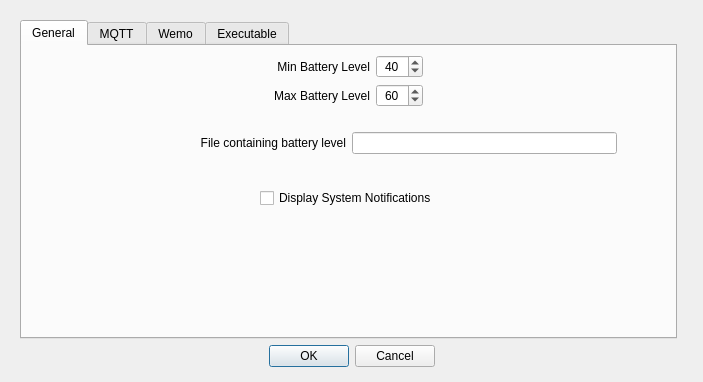
<?xml version="1.0" encoding="UTF-8"?>
<ui version="4.0">
 <class>Preferences</class>
 <widget class="QDialog" name="Preferences">
  <property name="geometry">
   <rect>
    <x>0</x>
    <y>0</y>
    <width>703</width>
    <height>382</height>
   </rect>
  </property>
  <property name="windowTitle">
   <string>BatteryWatch Preferences</string>
  </property>
  <layout class="QGridLayout" name="gridLayout">
   <property name="leftMargin">
    <number>20</number>
   </property>
   <property name="topMargin">
    <number>20</number>
   </property>
   <property name="rightMargin">
    <number>20</number>
   </property>
   <property name="bottomMargin">
    <number>15</number>
   </property>
   <item row="2" column="0" colspan="2">
    <widget class="QDialogButtonBox" name="buttonBox">
     <property name="orientation">
      <enum>Qt::Horizontal</enum>
     </property>
     <property name="standardButtons">
      <set>QDialogButtonBox::Cancel|QDialogButtonBox::Ok</set>
     </property>
     <property name="centerButtons">
      <bool>true</bool>
     </property>
    </widget>
   </item>
   <item row="0" column="0">
    <widget class="QTabWidget" name="tabWidget">
     <property name="currentIndex">
      <number>0</number>
     </property>
     <widget class="QWidget" name="tabGeneral">
      <attribute name="title">
       <string>General</string>
      </attribute>
      <layout class="QGridLayout" name="gridLayout_3">
       <item row="0" column="2">
        <widget class="QSpinBox" name="efBatLvlMin">
         <property name="alignment">
          <set>Qt::AlignCenter</set>
         </property>
         <property name="maximum">
          <number>100</number>
         </property>
         <property name="value">
          <number>40</number>
         </property>
        </widget>
       </item>
       <item row="1" column="2">
        <widget class="QSpinBox" name="efBatLvlMax">
         <property name="alignment">
          <set>Qt::AlignCenter</set>
         </property>
         <property name="maximum">
          <number>100</number>
         </property>
         <property name="value">
          <number>60</number>
         </property>
        </widget>
       </item>
       <item row="7" column="1">
        <spacer name="verticalSpacer">
         <property name="orientation">
          <enum>Qt::Vertical</enum>
         </property>
         <property name="sizeHint" stdset="0">
          <size>
           <width>20</width>
           <height>40</height>
          </size>
         </property>
        </spacer>
       </item>
       <item row="0" column="0">
        <spacer name="horizontalSpacer_2">
         <property name="orientation">
          <enum>Qt::Horizontal</enum>
         </property>
         <property name="sizeHint" stdset="0">
          <size>
           <width>217</width>
           <height>20</height>
          </size>
         </property>
        </spacer>
       </item>
       <item row="0" column="3">
        <spacer name="horizontalSpacer_3">
         <property name="orientation">
          <enum>Qt::Horizontal</enum>
         </property>
         <property name="sizeHint" stdset="0">
          <size>
           <width>216</width>
           <height>20</height>
          </size>
         </property>
        </spacer>
       </item>
       <item row="0" column="1">
        <widget class="QLabel" name="lblBatLvlMin">
         <property name="text">
          <string>Min Battery Level</string>
         </property>
         <property name="alignment">
          <set>Qt::AlignRight|Qt::AlignTrailing|Qt::AlignVCenter</set>
         </property>
        </widget>
       </item>
       <item row="1" column="1">
        <widget class="QLabel" name="lblBatLvlMax">
         <property name="text">
          <string>Max Battery Level</string>
         </property>
         <property name="alignment">
          <set>Qt::AlignRight|Qt::AlignTrailing|Qt::AlignVCenter</set>
         </property>
        </widget>
       </item>
       <item row="6" column="0" colspan="4">
        <widget class="QWidget" name="frameDisplayNotifications" native="true">
         <layout class="QHBoxLayout" name="horizontalLayout">
          <item>
           <spacer name="horizontalSpacer_9">
            <property name="orientation">
             <enum>Qt::Horizontal</enum>
            </property>
            <property name="sizeHint" stdset="0">
             <size>
              <width>40</width>
              <height>20</height>
             </size>
            </property>
           </spacer>
          </item>
          <item>
           <widget class="QCheckBox" name="cbIsDisplaySystemNotifications">
            <property name="text">
             <string>Display System Notifications</string>
            </property>
           </widget>
          </item>
          <item>
           <spacer name="horizontalSpacer_10">
            <property name="orientation">
             <enum>Qt::Horizontal</enum>
            </property>
            <property name="sizeHint" stdset="0">
             <size>
              <width>40</width>
              <height>20</height>
             </size>
            </property>
           </spacer>
          </item>
         </layout>
        </widget>
       </item>
       <item row="3" column="0" colspan="4">
        <widget class="QWidget" name="frameLinuxCmdBatteryLevel" native="true">
         <property name="minimumSize">
          <size>
           <width>0</width>
           <height>35</height>
          </size>
         </property>
         <layout class="QHBoxLayout" name="horizontalLayout_2" stretch="0,2,2,0">
          <item>
           <spacer name="horizontalSpacer_11">
            <property name="orientation">
             <enum>Qt::Horizontal</enum>
            </property>
            <property name="sizeHint" stdset="0">
             <size>
              <width>40</width>
              <height>20</height>
             </size>
            </property>
           </spacer>
          </item>
          <item>
           <widget class="QLabel" name="lblLinuxFileReturnsBatLevel">
            <property name="text">
             <string>File containing battery level</string>
            </property>
            <property name="alignment">
             <set>Qt::AlignRight|Qt::AlignTrailing|Qt::AlignVCenter</set>
            </property>
           </widget>
          </item>
          <item>
           <widget class="QLineEdit" name="efLinuxFileBatteryLevel"/>
          </item>
          <item>
           <spacer name="horizontalSpacer_12">
            <property name="orientation">
             <enum>Qt::Horizontal</enum>
            </property>
            <property name="sizeHint" stdset="0">
             <size>
              <width>40</width>
              <height>20</height>
             </size>
            </property>
           </spacer>
          </item>
         </layout>
        </widget>
       </item>
       <item row="5" column="0" colspan="4">
        <spacer name="verticalSpacer_7">
         <property name="orientation">
          <enum>Qt::Vertical</enum>
         </property>
         <property name="sizeType">
          <enum>QSizePolicy::Preferred</enum>
         </property>
         <property name="sizeHint" stdset="0">
          <size>
           <width>20</width>
           <height>10</height>
          </size>
         </property>
        </spacer>
       </item>
       <item row="2" column="0" colspan="4">
        <spacer name="verticalSpacer_2">
         <property name="orientation">
          <enum>Qt::Vertical</enum>
         </property>
         <property name="sizeType">
          <enum>QSizePolicy::Preferred</enum>
         </property>
         <property name="sizeHint" stdset="0">
          <size>
           <width>20</width>
           <height>10</height>
          </size>
         </property>
        </spacer>
       </item>
      </layout>
     </widget>
     <widget class="QWidget" name="tabMqtt">
      <attribute name="title">
       <string>MQTT</string>
      </attribute>
      <layout class="QGridLayout" name="gridLayout_2" columnstretch="2,2,4,2">
       <item row="8" column="1">
        <widget class="QLabel" name="lblMqttMsgOff">
         <property name="text">
          <string>MQTT Off</string>
         </property>
         <property name="alignment">
          <set>Qt::AlignRight|Qt::AlignTrailing|Qt::AlignVCenter</set>
         </property>
        </widget>
       </item>
       <item row="8" column="2">
        <widget class="QLineEdit" name="efMqttTurnOff">
         <property name="text">
          <string>off</string>
         </property>
        </widget>
       </item>
       <item row="5" column="2">
        <widget class="QLineEdit" name="efMqttTopic">
         <property name="text">
          <string>Beccue/Home/sonoff_060/switch</string>
         </property>
        </widget>
       </item>
       <item row="9" column="2">
        <spacer name="verticalSpacer_3">
         <property name="orientation">
          <enum>Qt::Vertical</enum>
         </property>
         <property name="sizeHint" stdset="0">
          <size>
           <width>20</width>
           <height>40</height>
          </size>
         </property>
        </spacer>
       </item>
       <item row="2" column="2">
        <widget class="QLineEdit" name="efMqttHost">
         <property name="text">
          <string>home.beccue.com</string>
         </property>
        </widget>
       </item>
       <item row="2" column="0">
        <spacer name="horizontalSpacer">
         <property name="orientation">
          <enum>Qt::Horizontal</enum>
         </property>
         <property name="sizeHint" stdset="0">
          <size>
           <width>40</width>
           <height>20</height>
          </size>
         </property>
        </spacer>
       </item>
       <item row="6" column="2">
        <widget class="QLineEdit" name="efMqttClient">
         <property name="text">
          <string>My Laptop</string>
         </property>
        </widget>
       </item>
       <item row="7" column="2">
        <widget class="QLineEdit" name="efMqttTurnOn">
         <property name="text">
          <string>on</string>
         </property>
        </widget>
       </item>
       <item row="6" column="1">
        <widget class="QLabel" name="lblMqttClient">
         <property name="text">
          <string>MQTT Client Name</string>
         </property>
         <property name="alignment">
          <set>Qt::AlignRight|Qt::AlignTrailing|Qt::AlignVCenter</set>
         </property>
        </widget>
       </item>
       <item row="2" column="3">
        <spacer name="horizontalSpacer_4">
         <property name="orientation">
          <enum>Qt::Horizontal</enum>
         </property>
         <property name="sizeHint" stdset="0">
          <size>
           <width>40</width>
           <height>20</height>
          </size>
         </property>
        </spacer>
       </item>
       <item row="0" column="0" colspan="4">
        <widget class="QCheckBox" name="cbIsMqttEnabled">
         <property name="text">
          <string>Enabled?</string>
         </property>
        </widget>
       </item>
       <item row="5" column="1">
        <widget class="QLabel" name="lblMqttTopic">
         <property name="text">
          <string>MQTT Topic</string>
         </property>
         <property name="alignment">
          <set>Qt::AlignRight|Qt::AlignTrailing|Qt::AlignVCenter</set>
         </property>
        </widget>
       </item>
       <item row="2" column="1">
        <widget class="QLabel" name="lblMqttHost">
         <property name="text">
          <string>MQTT Host</string>
         </property>
         <property name="alignment">
          <set>Qt::AlignRight|Qt::AlignTrailing|Qt::AlignVCenter</set>
         </property>
        </widget>
       </item>
       <item row="7" column="1">
        <widget class="QLabel" name="lblMqttMsgOn">
         <property name="text">
          <string>MQTT On</string>
         </property>
         <property name="alignment">
          <set>Qt::AlignRight|Qt::AlignTrailing|Qt::AlignVCenter</set>
         </property>
        </widget>
       </item>
       <item row="3" column="1">
        <widget class="QLabel" name="lblMqttUsername">
         <property name="text">
          <string>MQTT Username</string>
         </property>
         <property name="alignment">
          <set>Qt::AlignRight|Qt::AlignTrailing|Qt::AlignVCenter</set>
         </property>
        </widget>
       </item>
       <item row="4" column="1">
        <widget class="QLabel" name="lblMqttPassword">
         <property name="text">
          <string>MQTT Password</string>
         </property>
         <property name="alignment">
          <set>Qt::AlignRight|Qt::AlignTrailing|Qt::AlignVCenter</set>
         </property>
        </widget>
       </item>
       <item row="3" column="2">
        <widget class="QLineEdit" name="efMqttUsername"/>
       </item>
       <item row="4" column="2">
        <widget class="QLineEdit" name="efMqttPassword"/>
       </item>
      </layout>
     </widget>
     <widget class="QWidget" name="tabWemo">
      <attribute name="title">
       <string>Wemo</string>
      </attribute>
      <layout class="QGridLayout" name="gridLayout_7">
       <item row="0" column="0" colspan="3">
        <widget class="QCheckBox" name="cbIsWemoEnabled">
         <property name="text">
          <string>Enabled?</string>
         </property>
        </widget>
       </item>
       <item row="1" column="0">
        <spacer name="horizontalSpacer_5">
         <property name="orientation">
          <enum>Qt::Horizontal</enum>
         </property>
         <property name="sizeHint" stdset="0">
          <size>
           <width>198</width>
           <height>20</height>
          </size>
         </property>
        </spacer>
       </item>
       <item row="1" column="1">
        <widget class="QGroupBox" name="groupBox_2">
         <property name="title">
          <string>Wemo Setup</string>
         </property>
         <layout class="QGridLayout" name="gridLayout_6">
          <item row="0" column="1" rowspan="2">
           <widget class="QLineEdit" name="efWemoHost">
            <property name="text">
             <string/>
            </property>
           </widget>
          </item>
          <item row="0" column="0" rowspan="2">
           <widget class="QLabel" name="lblWemoIpAddr">
            <property name="text">
             <string>IP Address</string>
            </property>
            <property name="alignment">
             <set>Qt::AlignRight|Qt::AlignTrailing|Qt::AlignVCenter</set>
            </property>
           </widget>
          </item>
         </layout>
        </widget>
       </item>
       <item row="1" column="2">
        <spacer name="horizontalSpacer_6">
         <property name="orientation">
          <enum>Qt::Horizontal</enum>
         </property>
         <property name="sizeHint" stdset="0">
          <size>
           <width>197</width>
           <height>20</height>
          </size>
         </property>
        </spacer>
       </item>
       <item row="2" column="1">
        <spacer name="verticalSpacer_5">
         <property name="orientation">
          <enum>Qt::Vertical</enum>
         </property>
         <property name="sizeHint" stdset="0">
          <size>
           <width>20</width>
           <height>155</height>
          </size>
         </property>
        </spacer>
       </item>
      </layout>
     </widget>
     <widget class="QWidget" name="tabExecutable">
      <attribute name="title">
       <string>Executable</string>
      </attribute>
      <layout class="QGridLayout" name="gridLayout_5" columnstretch="1,6,1">
       <item row="1" column="2">
        <spacer name="horizontalSpacer_8">
         <property name="orientation">
          <enum>Qt::Horizontal</enum>
         </property>
         <property name="sizeHint" stdset="0">
          <size>
           <width>121</width>
           <height>20</height>
          </size>
         </property>
        </spacer>
       </item>
       <item row="0" column="0" colspan="3">
        <widget class="QCheckBox" name="cbIsExecutablesEnabled">
         <property name="text">
          <string>Enabled?</string>
         </property>
        </widget>
       </item>
       <item row="1" column="1">
        <widget class="QGroupBox" name="groupBox">
         <property name="title">
          <string>Executable to call</string>
         </property>
         <layout class="QGridLayout" name="gridLayout_4">
          <item row="2" column="1">
           <widget class="QLineEdit" name="efExecutableArgsWhenBelowMin">
            <property name="text">
             <string/>
            </property>
           </widget>
          </item>
          <item row="4" column="1">
           <widget class="QLineEdit" name="efExecutableWhenAboveMax">
            <property name="text">
             <string/>
            </property>
           </widget>
          </item>
          <item row="4" column="0">
           <widget class="QLabel" name="lblWhenAboveMax">
            <property name="text">
             <string>When above Maximum</string>
            </property>
            <property name="alignment">
             <set>Qt::AlignRight|Qt::AlignTrailing|Qt::AlignVCenter</set>
            </property>
           </widget>
          </item>
          <item row="5" column="0">
           <widget class="QLabel" name="lblWhenAboveMaxArgs">
            <property name="text">
             <string>Arguments</string>
            </property>
            <property name="alignment">
             <set>Qt::AlignRight|Qt::AlignTrailing|Qt::AlignVCenter</set>
            </property>
           </widget>
          </item>
          <item row="0" column="2">
           <widget class="QPushButton" name="btnChooseExeWhenBelowMin">
            <property name="maximumSize">
             <size>
              <width>30</width>
              <height>16777215</height>
             </size>
            </property>
            <property name="text">
             <string>...</string>
            </property>
           </widget>
          </item>
          <item row="0" column="1" rowspan="2">
           <widget class="QLineEdit" name="efExecutableWhenBelowMin">
            <property name="text">
             <string/>
            </property>
           </widget>
          </item>
          <item row="5" column="1">
           <widget class="QLineEdit" name="efExecutableArgsWhenAboveMax">
            <property name="text">
             <string/>
            </property>
           </widget>
          </item>
          <item row="4" column="2">
           <widget class="QPushButton" name="btnChooseExeWhenAboveMax">
            <property name="maximumSize">
             <size>
              <width>30</width>
              <height>16777215</height>
             </size>
            </property>
            <property name="text">
             <string>...</string>
            </property>
           </widget>
          </item>
          <item row="2" column="0">
           <widget class="QLabel" name="lblWhenBelowMinArgs">
            <property name="text">
             <string>Arguments</string>
            </property>
            <property name="alignment">
             <set>Qt::AlignRight|Qt::AlignTrailing|Qt::AlignVCenter</set>
            </property>
           </widget>
          </item>
          <item row="0" column="0" rowspan="2">
           <widget class="QLabel" name="lblWhenBelowMin">
            <property name="text">
             <string>When below Minimum</string>
            </property>
            <property name="alignment">
             <set>Qt::AlignRight|Qt::AlignTrailing|Qt::AlignVCenter</set>
            </property>
           </widget>
          </item>
          <item row="3" column="1">
           <spacer name="verticalSpacer_6">
            <property name="orientation">
             <enum>Qt::Vertical</enum>
            </property>
            <property name="sizeType">
             <enum>QSizePolicy::Preferred</enum>
            </property>
            <property name="sizeHint" stdset="0">
             <size>
              <width>20</width>
              <height>10</height>
             </size>
            </property>
           </spacer>
          </item>
         </layout>
        </widget>
       </item>
       <item row="1" column="0">
        <spacer name="horizontalSpacer_7">
         <property name="orientation">
          <enum>Qt::Horizontal</enum>
         </property>
         <property name="sizeHint" stdset="0">
          <size>
           <width>121</width>
           <height>20</height>
          </size>
         </property>
        </spacer>
       </item>
       <item row="2" column="1" rowspan="2">
        <spacer name="verticalSpacer_4">
         <property name="orientation">
          <enum>Qt::Vertical</enum>
         </property>
         <property name="sizeHint" stdset="0">
          <size>
           <width>0</width>
           <height>0</height>
          </size>
         </property>
        </spacer>
       </item>
      </layout>
     </widget>
    </widget>
   </item>
  </layout>
 </widget>
 <tabstops>
  <tabstop>tabWidget</tabstop>
  <tabstop>efBatLvlMin</tabstop>
  <tabstop>efBatLvlMax</tabstop>
  <tabstop>cbIsMqttEnabled</tabstop>
  <tabstop>efMqttHost</tabstop>
  <tabstop>efMqttTopic</tabstop>
  <tabstop>efMqttClient</tabstop>
  <tabstop>efMqttTurnOn</tabstop>
  <tabstop>efMqttTurnOff</tabstop>
  <tabstop>cbIsExecutablesEnabled</tabstop>
  <tabstop>efExecutableWhenBelowMin</tabstop>
  <tabstop>efExecutableArgsWhenBelowMin</tabstop>
  <tabstop>efExecutableWhenAboveMax</tabstop>
  <tabstop>efExecutableArgsWhenAboveMax</tabstop>
 </tabstops>
 <resources/>
 <connections>
  <connection>
   <sender>buttonBox</sender>
   <signal>accepted()</signal>
   <receiver>Preferences</receiver>
   <slot>accept()</slot>
   <hints>
    <hint type="sourcelabel">
     <x>248</x>
     <y>254</y>
    </hint>
    <hint type="destinationlabel">
     <x>157</x>
     <y>274</y>
    </hint>
   </hints>
  </connection>
  <connection>
   <sender>buttonBox</sender>
   <signal>rejected()</signal>
   <receiver>Preferences</receiver>
   <slot>reject()</slot>
   <hints>
    <hint type="sourcelabel">
     <x>316</x>
     <y>260</y>
    </hint>
    <hint type="destinationlabel">
     <x>286</x>
     <y>274</y>
    </hint>
   </hints>
  </connection>
 </connections>
</ui>
